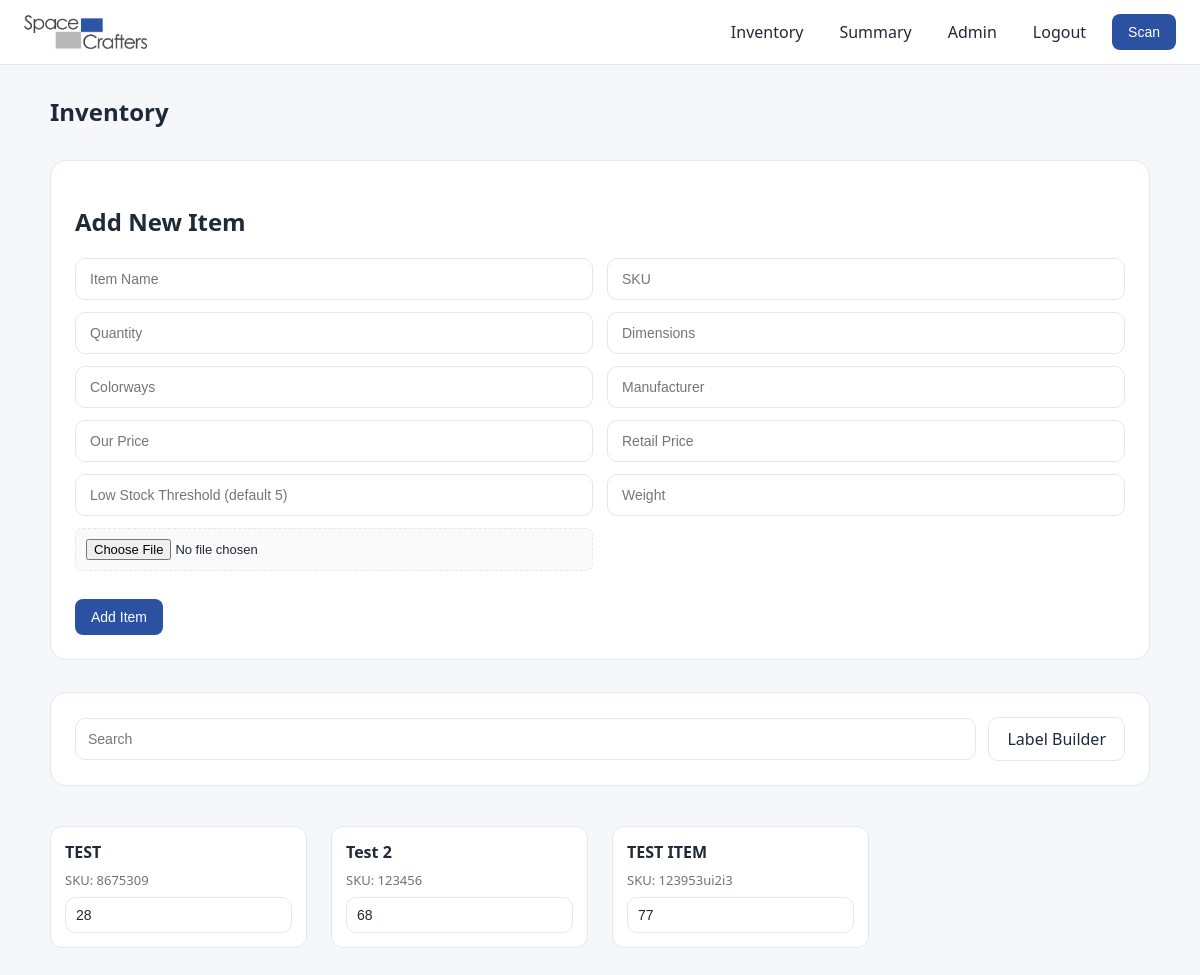
Page / (signed in) on the earlier database version.
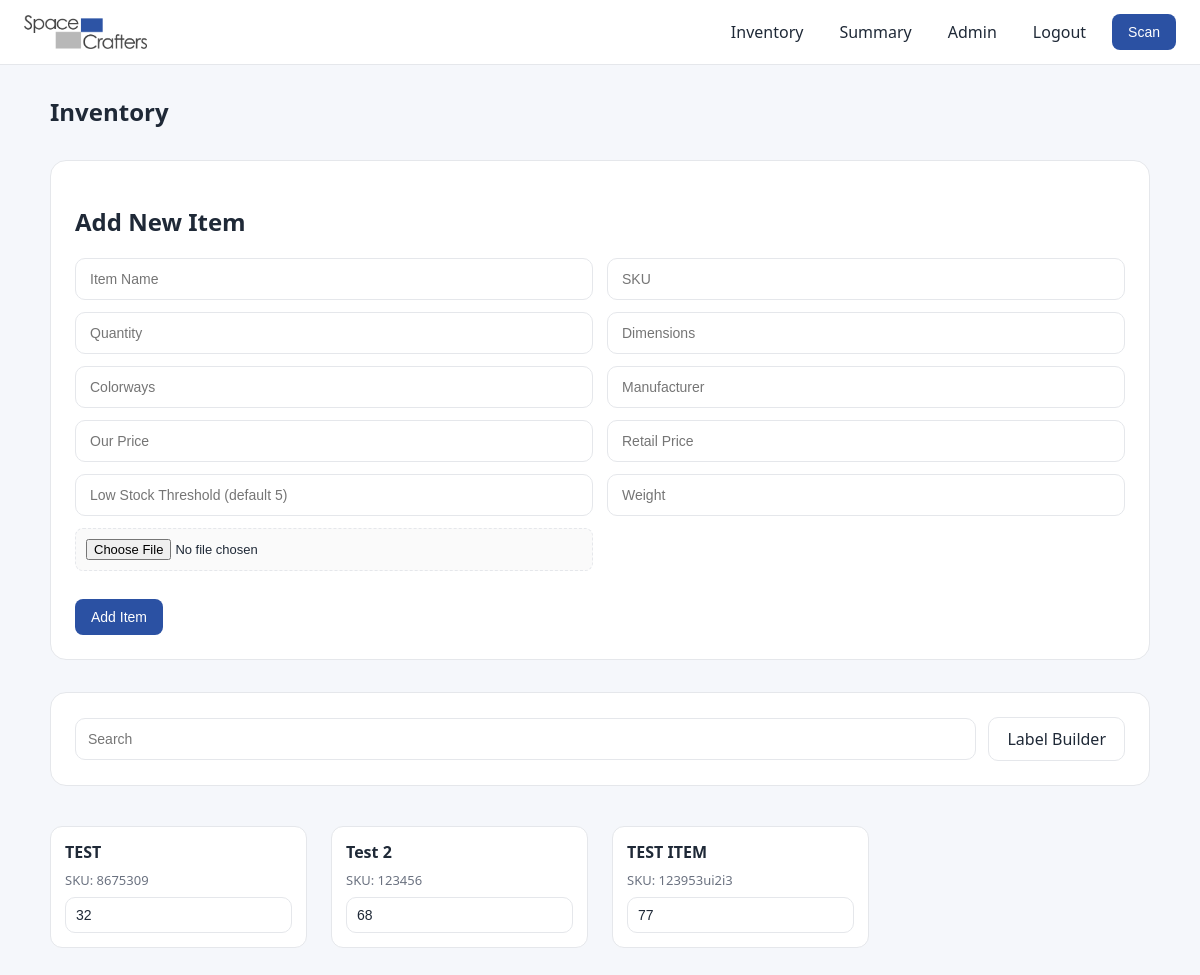
Same page on the later database version.
### models.py (models this page shows, shortened)
class Item(db.Model):
    __tablename__ = "items"
    id = db.Column(db.Integer, primary_key=True)
    name = db.Column(db.String(200), nullable=False)
    sku = db.Column(db.String(100), unique=True, nullable=False)
    quantity = db.Column(db.Integer, default=0)
    weight = db.Column(db.String(50))
    dimensions = db.Column(db.String(200))
    colorways = db.Column(db.String(200))
    manufacturer = db.Column(db.String(200))
    cost_price = db.Column(db.Float, default=0)
    retail_price = db.Column(db.Float, default=0)
    low_stock_threshold = db.Column(db.Integer, default=5)
    order_link = db.Column(db.String(300))
    barcode_path = db.Column(db.String(300))
    image_path = db.Column(db.String(300))

### app.py (the view, shortened to what this page needs)
@app.route("/", methods=["GET", "POST"])
@login_required
def index():
    items = Item.query.all()
    return render_template("index.html", items=items)

### app.py (called while the page is built)
@login_manager.user_loader
def load_user(user_id):
    return db.session.get(User, int(user_id))

### models.py (called while the page is built)
    @property
    def is_active(self):
        return True

    @property
    def is_admin(self):
        return self.role == "admin"

### templates/index.html (shortened to what this page needs)
{% extends "base.html" %}
{% block content %}
<div class="page-header">
  <h2>Inventory</h2>
</div>
<div class="container">
  <div class="card">
    <h2>Add New Item</h2>
    <form method="POST" action="{{ url_for('index') }}" enctype="multipart/form-data">
      <div class="form-row">
        <input type="text" name="name" placeholder="Item Name" required>
        <input type="text" name="sku" placeholder="SKU">
      </div>
      <div class="form-row">
        <input type="number" name="quantity" placeholder="Quantity">
        <input type="text" name="dimensions" placeholder="Dimensions">
      </div>
      <div class="form-row">
        <input type="text" name="colorways" placeholder="Colorways">
        <input type="text" name="manufacturer" placeholder="Manufacturer">
      </div>
      <div class="form-row">
        <input type="number" step="0.01" name="cost_price" placeholder="Our Price">
        <input type="number" step="0.01" name="retail_price" placeholder="Retail Price">
      </div>
      <div class="form-row">
        <input type="number" name="low_stock_threshold" placeholder="Low Stock Threshold (default 5)">
        <input type="text" name="weight" placeholder="Weight">
      </div>
      <div class="form-row">
        <input type="file" name="image">
      </div>
      <button type="submit" class="primary-btn">Add Item</button>
    </form>
  </div>
  <div class="card">
    <div style="display:flex; gap:12px; align-items:center;">
      <input type="text" id="searchInput" placeholder="Search" style="flex:1;">
      <a href="{{ url_for('labels_builder') }}" class="secondary-btn">
        Label Builder
      </a>
    </div>
  </div>
<div class="item-grid">
  {% for item in items %}
  <div class="item-card" data-id="{{ item.id }}">
    <h3>{{ item.name }}</h3>
    <p>SKU: {{ item.sku }}</p>
    <input
      id="qty-{{ item.id }}"
      type="number"
      value="{{ item.quantity }}"
      onclick="event.stopPropagation()"
      onchange="updatePreviewQty({{ item.id }}, this.value)"
    >
  </div>
  {% endfor %}
</div>
{% endblock %}

Differences in the rows shown:
changed Item "TEST": quantity "28" → "32"
